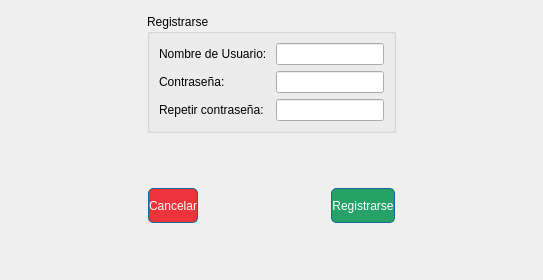
<?xml version="1.0" encoding="UTF-8"?>
<ui version="4.0">
 <class>Registro</class>
 <widget class="QDialog" name="Registro">
  <property name="geometry">
   <rect>
    <x>0</x>
    <y>0</y>
    <width>543</width>
    <height>280</height>
   </rect>
  </property>
  <property name="windowTitle">
   <string>Dialog</string>
  </property>
  <layout class="QVBoxLayout" name="verticalLayout">
   <item alignment="Qt::AlignHCenter|Qt::AlignVCenter">
    <widget class="QGroupBox" name="groupBox">
     <property name="minimumSize">
      <size>
       <width>0</width>
       <height>100</height>
      </size>
     </property>
     <property name="maximumSize">
      <size>
       <width>400</width>
       <height>150</height>
      </size>
     </property>
     <property name="title">
      <string>Registrarse</string>
     </property>
     <layout class="QFormLayout" name="formLayout">
      <item row="0" column="0">
       <widget class="QLabel" name="label">
        <property name="text">
         <string>Nombre de Usuario: </string>
        </property>
       </widget>
      </item>
      <item row="0" column="1">
       <widget class="QLineEdit" name="inNombre"/>
      </item>
      <item row="1" column="0">
       <widget class="QLabel" name="label_2">
        <property name="text">
         <string>Contraseña:</string>
        </property>
       </widget>
      </item>
      <item row="1" column="1">
       <widget class="QLineEdit" name="inContra"/>
      </item>
      <item row="2" column="0">
       <widget class="QLabel" name="label_3">
        <property name="text">
         <string>Repetir contraseña: </string>
        </property>
       </widget>
      </item>
      <item row="2" column="1">
       <widget class="QLineEdit" name="inContraVeri"/>
      </item>
     </layout>
    </widget>
   </item>
   <item>
    <widget class="QWidget" name="widget" native="true">
     <layout class="QHBoxLayout" name="horizontalLayout">
      <item>
       <spacer name="horizontalSpacer_2">
        <property name="orientation">
         <enum>Qt::Horizontal</enum>
        </property>
        <property name="sizeHint" stdset="0">
         <size>
          <width>40</width>
          <height>20</height>
         </size>
        </property>
       </spacer>
      </item>
      <item>
       <widget class="QPushButton" name="btn_cancelar">
        <property name="minimumSize">
         <size>
          <width>10</width>
          <height>35</height>
         </size>
        </property>
        <property name="styleSheet">
         <string notr="true">border: 1px solid rgb(24, 103, 155);
border-radius: 5px;
background-color: rgb(237, 51, 59);
color: white;</string>
        </property>
        <property name="text">
         <string>Cancelar</string>
        </property>
       </widget>
      </item>
      <item>
       <spacer name="horizontalSpacer">
        <property name="orientation">
         <enum>Qt::Horizontal</enum>
        </property>
        <property name="sizeHint" stdset="0">
         <size>
          <width>40</width>
          <height>20</height>
         </size>
        </property>
       </spacer>
      </item>
      <item>
       <widget class="QPushButton" name="btn_registrarse">
        <property name="minimumSize">
         <size>
          <width>10</width>
          <height>35</height>
         </size>
        </property>
        <property name="styleSheet">
         <string notr="true">border: 1px solid rgb(24, 103, 155);
border-radius: 5px;
background-color: rgb(38, 162, 105);
color: white;</string>
        </property>
        <property name="text">
         <string>Registrarse</string>
        </property>
       </widget>
      </item>
      <item>
       <spacer name="horizontalSpacer_3">
        <property name="orientation">
         <enum>Qt::Horizontal</enum>
        </property>
        <property name="sizeHint" stdset="0">
         <size>
          <width>40</width>
          <height>20</height>
         </size>
        </property>
       </spacer>
      </item>
     </layout>
    </widget>
   </item>
  </layout>
 </widget>
 <resources/>
 <connections/>
</ui>
